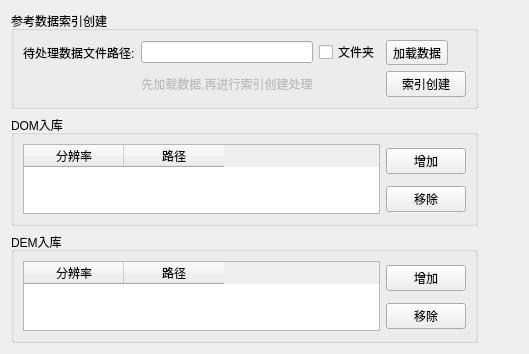
     <widget class="QWidget" name="referenceDataCreateInput_page">
      <layout class="QGridLayout" name="gridLayout_24">
       <item row="1" column="0">
        <widget class="QGroupBox" name="groupBox_2">
         <property name="title">
          <string>DOM入库</string>
         </property>
         <layout class="QGridLayout" name="gridLayout_23">
          <item row="0" column="0" rowspan="2">
           <widget class="QTableWidget" name="tableWidget">
            <column>
             <property name="text">
              <string>分辨率</string>
             </property>
            </column>
            <column>
             <property name="text">
              <string>路径</string>
             </property>
            </column>
           </widget>
          </item>
          <item row="0" column="1">
           <widget class="QPushButton" name="pushButton_20">
            <property name="text">
             <string>增加</string>
            </property>
           </widget>
          </item>
          <item row="1" column="1">
           <widget class="QPushButton" name="pushButton_21">
            <property name="text">
             <string>移除</string>
            </property>
           </widget>
          </item>
         </layout>
        </widget>
       </item>
       <item row="0" column="0">
        <widget class="QGroupBox" name="groupBox">
         <property name="title">
          <string>参考数据索引创建</string>
         </property>
         <layout class="QGridLayout" name="gridLayout_22">
          <item row="0" column="0">
           <widget class="QLabel" name="label_21">
            <property name="text">
             <string>待处理数据文件路径:</string>
            </property>
           </widget>
          </item>
          <item row="0" column="1">
           <widget class="QLineEdit" name="lineEdit_15"/>
          </item>
          <item row="0" column="2">
           <widget class="QCheckBox" name="checkBox_5">
            <property name="text">
             <string>文件夹</string>
            </property>
           </widget>
          </item>
          <item row="0" column="3">
           <widget class="QToolButton" name="toolButton_11">
            <property name="text">
             <string>加载数据</string>
            </property>
           </widget>
          </item>
          <item row="1" column="1">
           <widget class="QLabel" name="label_22">
            <property name="enabled">
             <bool>false</bool>
            </property>
            <property name="layoutDirection">
             <enum>Qt::LeftToRight</enum>
            </property>
            <property name="text">
             <string>先加载数据,再进行索引创建处理</string>
            </property>
            <property name="alignment">
             <set>Qt::AlignCenter</set>
            </property>
           </widget>
          </item>
          <item row="1" column="3">
           <widget class="QPushButton" name="pushButton_19">
            <property name="text">
             <string>索引创建</string>
            </property>
           </widget>
          </item>
         </layout>
        </widget>
       </item>
       <item row="2" column="0">
        <widget class="QGroupBox" name="groupBox_3">
         <property name="title">
          <string>DEM入库</string>
         </property>
         <layout class="QGridLayout" name="gridLayout_25">
          <item row="0" column="0" rowspan="2">
           <widget class="QTableWidget" name="tableWidget_3">
            <column>
             <property name="text">
              <string>分辨率</string>
             </property>
            </column>
            <column>
             <property name="text">
              <string>路径</string>
             </property>
            </column>
           </widget>
          </item>
          <item row="0" column="1">
           <widget class="QPushButton" name="pushButton_24">
            <property name="text">
             <string>增加</string>
            </property>
           </widget>
          </item>
          <item row="1" column="1">
           <widget class="QPushButton" name="pushButton_25">
            <property name="text">
             <string>移除</string>
            </property>
           </widget>
          </item>
         </layout>
        </widget>
       </item>
       <item row="1" column="1">
        <spacer name="horizontalSpacer_18">
         <property name="orientation">
          <enum>Qt::Horizontal</enum>
         </property>
         <property name="sizeHint" stdset="0">
          <size>
           <width>40</width>
           <height>20</height>
          </size>
         </property>
        </spacer>
       </item>
      </layout>
     </widget>
